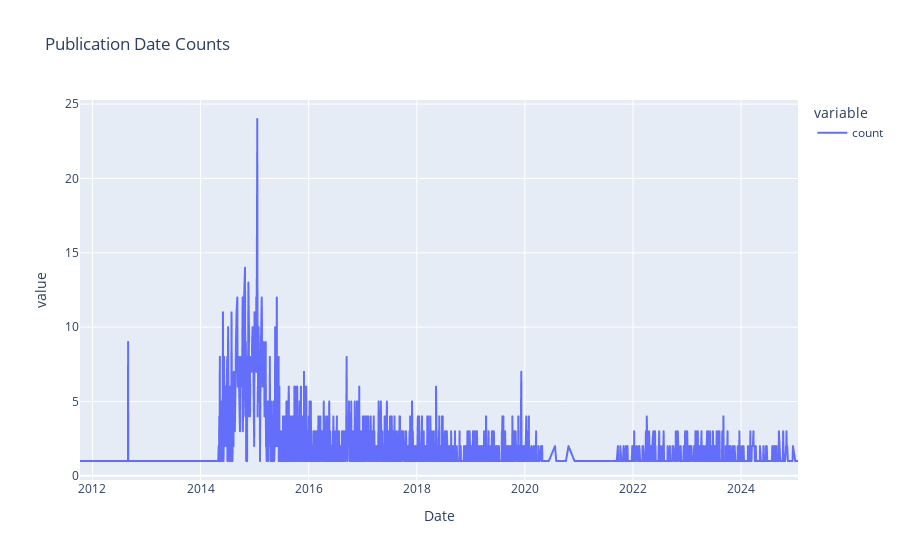

Notebook code cell kept with this figure:
### Code cell
# plot the publication date counts using plotly line plot
fig = px.line(publication_date_counts, title='Publication Date Counts')
fig.update_xaxes(title_text='Date')

### Figure 1 — Plotly figure (JSON) as saved in the notebook; plotly's stock layout.template omitted (floating-point values rounded to 4 significant figures; data arrays with more than 128 entries replaced by an {"elided": "..."} marker saying what was removed)
{"data": [{"hovertemplate": "variable=count<br>published_date=%{x}<br>value=%{y}<extra></extra>", "legendgroup": "count", "line": {"color": "#636efa", "dash": "solid"}, "marker": {"symbol": "circle"}, "mode": "lines", "name": "count", "showlegend": true, "type": "scattergl", "x": {"elided": "1981 str values"}, "xaxis": "x", "y": {"elided": "1981 int values"}, "yaxis": "y"}], "layout": {"legend": {"title": {"text": "variable"}, "tracegroupgap": 0}, "title": {"text": "Publication Date Counts"}, "xaxis": {"anchor": "y", "domain": [0, 1], "title": {"text": "Date"}}, "yaxis": {"anchor": "x", "domain": [0, 1], "title": {"text": "value"}}}}
